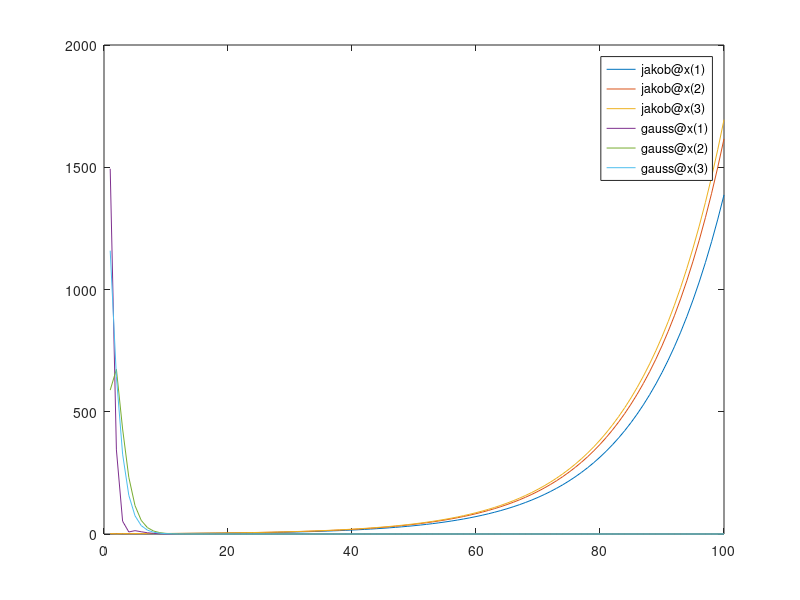

Write MATLAB code to recreate this figure.
clear;
%% 方程组系数 @A*x=b
% A=[1 -9 -10;-9 1 5;8 7 1];
% b=[1;0;4];
% A=[5 -1 -3;-1 2 4;-3 4 15];
% b=[-1;0;4];
A=[10 4 5;4 10 7;5 7 10];
b=[-1;0;4];
% A=[9 -1 -1;-1 10 -1;-1 -1 15];
% b=[7;8;13];

%% 精确解，不解释。
x=A\b;

%% 参数
n=100;% 迭代次数
x_0=[1;1;1];% 初值，也用作迭代前的值

%% 雅可比迭代法
%disp('雅可比迭代法');
x_1=[0;0;0];% 迭代后的值
x_err_jakob=zeros(3,n);%误差

diag_zeros=-(ones(length(b))-eye(length(b)));
for i=1:n
    % fprintf('第%d次迭代:\n',i);
    for j=1:length(b)
        x_1(j)=sum([A(j,:) b(j)].*[diag_zeros(j,:) 1].*[x_0' 1])./A(j,j);
        %disp([A(j,:) b(j)].*[diag_zeros(j,:) 1].*[x_0' 1]./A(j,j));
    end
    x_0=x_1;%计算完一组再代入。
    % disp(x_1);
    x_err_jakob(:,i)=abs(x-x_1);
end

plot(1:n,x_err_jakob(:,:));
%% 高斯-赛德尔迭代法
%disp('高斯-赛德尔迭代法');
x_1=[0;0;0];% 迭代后的值
x_err_gauss=zeros(3,n);%误差

diag_zeros=-(ones(length(b))-eye(length(b)));
for i=1:n
    % fprintf('第%d次迭代:\n',i)
    for j=1:length(b)
        x_1(j)=sum([A(j,:) b(j)].*[diag_zeros(j,:) 1].*[x_0' 1])./A(j,j);
        x_0(j)=x_1(j);%算出1就马上代入1，代入下一次计算。
        %disp([A(j,:) b(j)].*[diag_zeros(j,:) 1].*[x_0' 1]./A(j,j));
    end
    % disp(x_1);
    x_err_gauss(:,i)=abs(x-x_1);
end

hold on;
plot(1:n,x_err_gauss(:,:));
legend('jakob@x(1)','jakob@x(2)','jakob@x(3)','gauss@x(1)','gauss@x(2)','gauss@x(3)');
%% 

%disp(x);